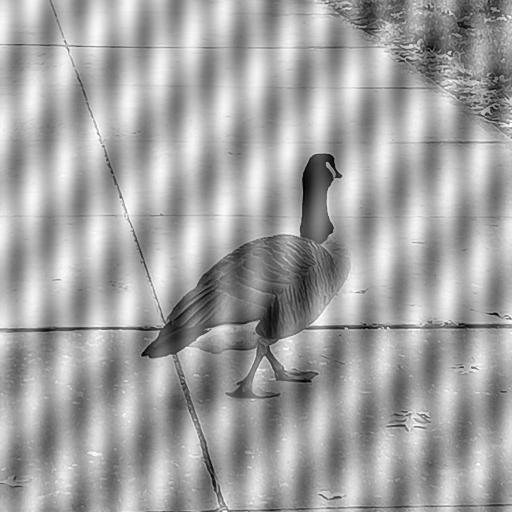
#> input picture labworks/Lab-04/labfiles/two_noise.jpeg, 512 x 512 px
$ python labwork.py
#> lines starting #> are read from the running program, lines starting #| are printed output that depends on the picture
import cv2
import numpy as np
import math
import matplotlib
from matplotlib import pyplot as plt
from copy import deepcopy as dpc
matplotlib.use('TkAgg')

def min_max_normalize(img_inp):
    inp_min = np.min(img_inp)
    inp_max = np.max(img_inp)

    for i in range (img_inp.shape[0]):
        for j in range(img_inp.shape[1]):
            img_inp[i][j] = (((img_inp[i][j]-inp_min)/(inp_max-inp_min))*255)
    return np.array(img_inp, dtype='uint8')

# take input
img_input = cv2.imread('./two_noise.jpeg', 0)
#> img_input is the input picture: shape (512, 512); min 0, max 255, mean 162.7
cv2.imshow('Input', img_input)
img = dpc(img_input)
image_size = img.shape[0] * img.shape[1]
#> image_size = 262144
# fourier transform
ft = np.fft.fft2(img)
ft_shift = np.fft.fftshift(ft)

magnitude_spectrum_ac = np.abs(ft_shift)
magnitude_spectrum = 20 * np.log(np.abs(ft_shift))
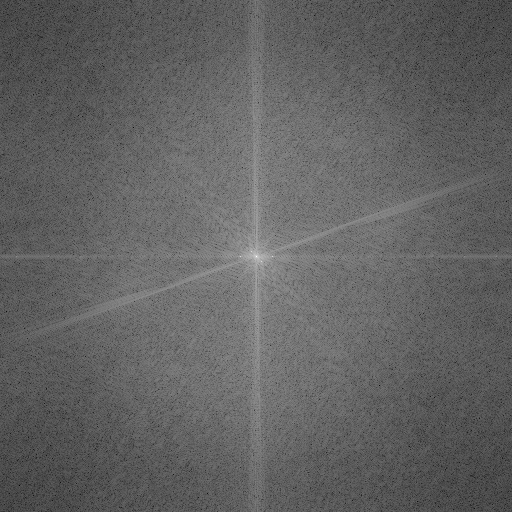
#> magnitude_spectrum: shape (512, 512) float64; min 25.6, max 351.4, mean 151.2; drawn with min black and max white
magnitude_spectrum_scaled = min_max_normalize(magnitude_spectrum)
#> in min_max_normalize, `inp_min = np.min(img_inp)`: inp_min = 25.6
#> in min_max_normalize, `inp_max = np.max(img_inp)`: inp_max = 351.4

point_list=[]
img = magnitude_spectrum_scaled
# img[4:6, 5:7] = 1
# click and seed point set up
x = None
y = None

# The mouse coordinate system and the Matplotlib coordinate system are different, handle that
# [10 lines left out: function onclick, not called in this run]


X = np.zeros_like(img)
plt.title("Please select seed pixel from the input")
im = plt.imshow(img, cmap='gray')
im.figure.canvas.mpl_connect('button_press_event', onclick)
plt.show(block=True)
print(point_list)

# [41 lines left out: functions ButterworthFilter, point_op, not called in this run]

def butter(filter, points):
    ret = np.ones(filter.shape, np.float32)
    for u,v in points:
        ret *= point_op(filter, u, v)
#> filter: shape (512, 512) float64; every value is 1
#> ret: shape (512, 512) float32; every value is 1
    return ret

filter = np.ones(img.shape, np.float64)
H = butter(filter, point_list)

# H = ButterworthFilter(img_input, point_list, 2, 2)

cv2.imshow('Filter', H)
cv2.imwrite('./Filter.jpeg', H)

Final = magnitude_spectrum_ac * H

ang = np.angle(ft_shift)
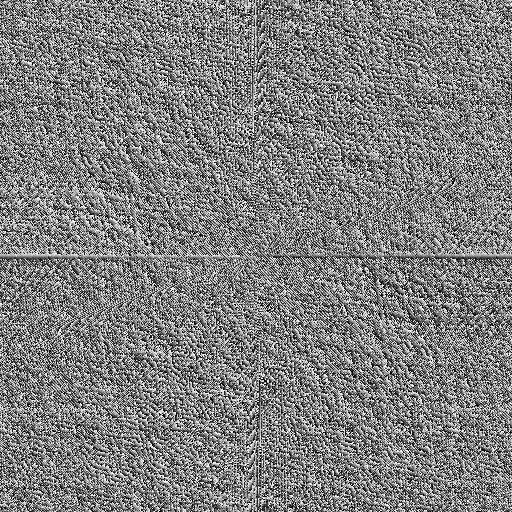
#> ang: shape (512, 512) float64; min -3.14, max 3.14, mean -3.69e-18; drawn with min black and max white
final_result = np.multiply(Final, np.exp(1j * ang))


final_result_back = np.real(np.fft.ifft2(np.fft.ifftshift(final_result)))
final_result_back_scaled = min_max_normalize(final_result_back)

cv2.imshow("Final Output",final_result_back_scaled)
cv2.imwrite("Final_Output.jpeg",final_result_back_scaled)

cv2.waitKey(0)
cv2.destroyAllWindows()
